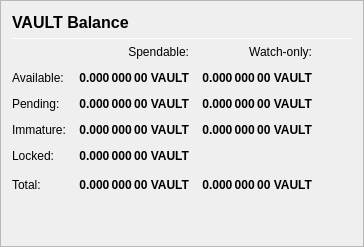
                   <widget class="QFrame" name="frame_Balances">
                    <property name="frameShape">
                     <enum>QFrame::StyledPanel</enum>
                    </property>
                    <property name="frameShadow">
                     <enum>QFrame::Raised</enum>
                    </property>
                    <layout class="QVBoxLayout" name="verticalLayout_4">
                     <item>
                      <layout class="QHBoxLayout" name="horizontalLayout_4">
                       <item>
                        <widget class="QLabel" name="label_5">
                         <property name="minimumSize">
                          <size>
                           <width>0</width>
                           <height>20</height>
                          </size>
                         </property>
                         <property name="font">
                          <font>
                           <pointsize>12</pointsize>
                           <weight>75</weight>
                           <bold>true</bold>
                          </font>
                         </property>
                         <property name="text">
                          <string>VAULT Balance</string>
                         </property>
                        </widget>
                       </item>
                       <item>
                        <spacer name="horizontalSpacer_3">
                         <property name="orientation">
                          <enum>Qt::Horizontal</enum>
                         </property>
                         <property name="sizeHint" stdset="0">
                          <size>
                           <width>40</width>
                           <height>20</height>
                          </size>
                         </property>
                        </spacer>
                       </item>
                      </layout>
                     </item>
                     <item>
                      <widget class="Line" name="line_Balance">
                       <property name="minimumSize">
                        <size>
                         <width>0</width>
                         <height>1</height>
                        </size>
                       </property>
                       <property name="maximumSize">
                        <size>
                         <width>16777215</width>
                         <height>1</height>
                        </size>
                       </property>
                       <property name="orientation">
                        <enum>Qt::Horizontal</enum>
                       </property>
                      </widget>
                     </item>
                     <item>
                      <layout class="QGridLayout" name="gridLayout">
                       <property name="spacing">
                        <number>12</number>
                       </property>
                       <item row="0" column="1">
                        <widget class="QLabel" name="labelSpendable">
                         <property name="text">
                          <string>Spendable:</string>
                         </property>
                         <property name="alignment">
                          <set>Qt::AlignRight|Qt::AlignTrailing|Qt::AlignVCenter</set>
                         </property>
                        </widget>
                       </item>
                       <item row="0" column="2">
                        <widget class="QLabel" name="labelWatchonly">
                         <property name="text">
                          <string>Watch-only:</string>
                         </property>
                         <property name="alignment">
                          <set>Qt::AlignRight|Qt::AlignTrailing|Qt::AlignVCenter</set>
                         </property>
                        </widget>
                       </item>
                       <item row="1" column="0">
                        <widget class="QLabel" name="labelBalanceText">
                         <property name="text">
                          <string>Available:</string>
                         </property>
                        </widget>
                       </item>
                       <item row="1" column="1">
                        <widget class="QLabel" name="labelBalance">
                         <property name="font">
                          <font>
                           <weight>75</weight>
                           <bold>true</bold>
                          </font>
                         </property>
                         <property name="cursor">
                          <cursorShape>IBeamCursor</cursorShape>
                         </property>
                         <property name="toolTip">
                          <string>Your current spendable balance</string>
                         </property>
                         <property name="text">
                          <string notr="true">0.000 000 00 VAULT</string>
                         </property>
                         <property name="alignment">
                          <set>Qt::AlignRight|Qt::AlignTrailing|Qt::AlignVCenter</set>
                         </property>
                         <property name="textInteractionFlags">
                          <set>Qt::LinksAccessibleByMouse|Qt::TextSelectableByKeyboard|Qt::TextSelectableByMouse</set>
                         </property>
                        </widget>
                       </item>
                       <item row="1" column="2">
                        <widget class="QLabel" name="labelWatchAvailable">
                         <property name="font">
                          <font>
                           <weight>75</weight>
                           <bold>true</bold>
                          </font>
                         </property>
                         <property name="cursor">
                          <cursorShape>IBeamCursor</cursorShape>
                         </property>
                         <property name="toolTip">
                          <string>Your current balance in watch-only addresses</string>
                         </property>
                         <property name="text">
                          <string notr="true">0.000 000 00 VAULT</string>
                         </property>
                         <property name="alignment">
                          <set>Qt::AlignRight|Qt::AlignTrailing|Qt::AlignVCenter</set>
                         </property>
                         <property name="textInteractionFlags">
                          <set>Qt::LinksAccessibleByMouse|Qt::TextSelectableByKeyboard|Qt::TextSelectableByMouse</set>
                         </property>
                        </widget>
                       </item>
                       <item row="2" column="0">
                        <widget class="QLabel" name="labelPendingText">
                         <property name="text">
                          <string>Pending:</string>
                         </property>
                        </widget>
                       </item>
                       <item row="2" column="1">
                        <widget class="QLabel" name="labelUnconfirmed">
                         <property name="font">
                          <font>
                           <weight>75</weight>
                           <bold>true</bold>
                          </font>
                         </property>
                         <property name="cursor">
                          <cursorShape>IBeamCursor</cursorShape>
                         </property>
                         <property name="toolTip">
                          <string>Total of transactions that have yet to be confirmed, and do not yet count toward the spendable balance</string>
                         </property>
                         <property name="text">
                          <string notr="true">0.000 000 00 VAULT</string>
                         </property>
                         <property name="alignment">
                          <set>Qt::AlignRight|Qt::AlignTrailing|Qt::AlignVCenter</set>
                         </property>
                         <property name="textInteractionFlags">
                          <set>Qt::LinksAccessibleByMouse|Qt::TextSelectableByKeyboard|Qt::TextSelectableByMouse</set>
                         </property>
                        </widget>
                       </item>
                       <item row="2" column="2">
                        <widget class="QLabel" name="labelWatchPending">
                         <property name="font">
                          <font>
                           <weight>75</weight>
                           <bold>true</bold>
                          </font>
                         </property>
                         <property name="cursor">
                          <cursorShape>IBeamCursor</cursorShape>
                         </property>
                         <property name="toolTip">
                          <string>Unconfirmed transactions to watch-only addresses</string>
                         </property>
                         <property name="text">
                          <string notr="true">0.000 000 00 VAULT</string>
                         </property>
                         <property name="alignment">
                          <set>Qt::AlignRight|Qt::AlignTrailing|Qt::AlignVCenter</set>
                         </property>
                         <property name="textInteractionFlags">
                          <set>Qt::LinksAccessibleByMouse|Qt::TextSelectableByKeyboard|Qt::TextSelectableByMouse</set>
                         </property>
                        </widget>
                       </item>
                       <item row="3" column="0">
                        <widget class="QLabel" name="labelImmatureText">
                         <property name="text">
                          <string>Immature:</string>
                         </property>
                        </widget>
                       </item>
                       <item row="3" column="1">
                        <widget class="QLabel" name="labelImmature">
                         <property name="font">
                          <font>
                           <weight>75</weight>
                           <bold>true</bold>
                          </font>
                         </property>
                         <property name="cursor">
                          <cursorShape>IBeamCursor</cursorShape>
                         </property>
                         <property name="toolTip">
                          <string>Staked or masternode rewards that has not yet matured</string>
                         </property>
                         <property name="text">
                          <string notr="true">0.000 000 00 VAULT</string>
                         </property>
                         <property name="alignment">
                          <set>Qt::AlignRight|Qt::AlignTrailing|Qt::AlignVCenter</set>
                         </property>
                         <property name="textInteractionFlags">
                          <set>Qt::LinksAccessibleByMouse|Qt::TextSelectableByKeyboard|Qt::TextSelectableByMouse</set>
                         </property>
                        </widget>
                       </item>
                       <item row="3" column="2">
                        <widget class="QLabel" name="labelWatchImmature">
                         <property name="font">
                          <font>
                           <weight>75</weight>
                           <bold>true</bold>
                          </font>
                         </property>
                         <property name="cursor">
                          <cursorShape>IBeamCursor</cursorShape>
                         </property>
                         <property name="toolTip">
                          <string>Staked or masternode rewards in watch-only addresses that has not yet matured</string>
                         </property>
                         <property name="text">
                          <string notr="true">0.000 000 00 VAULT</string>
                         </property>
                         <property name="alignment">
                          <set>Qt::AlignRight|Qt::AlignTrailing|Qt::AlignVCenter</set>
                         </property>
                         <property name="textInteractionFlags">
                          <set>Qt::LinksAccessibleByMouse|Qt::TextSelectableByKeyboard|Qt::TextSelectableByMouse</set>
                         </property>
                        </widget>
                       </item>
                       <item row="4" column="0">
                        <widget class="QLabel" name="labelLockedBalanceText">
                         <property name="toolTip">
                          <string>Locked VAULT or Masternode collaterals. These are excluded from zVAULT minting.</string>
                         </property>
                         <property name="text">
                          <string>Locked:</string>
                         </property>
                        </widget>
                       </item>
                       <item row="4" column="1">
                        <widget class="QLabel" name="labelLockedBalance">
                         <property name="font">
                          <font>
                           <weight>75</weight>
                           <bold>true</bold>
                          </font>
                         </property>
                         <property name="cursor">
                          <cursorShape>IBeamCursor</cursorShape>
                         </property>
                         <property name="toolTip">
                          <string>Locked VAULT or Masternode collaterals. These are excluded from zVAULT minting.</string>
                         </property>
                         <property name="text">
                          <string notr="true">0.000 000 00 VAULT</string>
                         </property>
                         <property name="alignment">
                          <set>Qt::AlignRight|Qt::AlignTrailing|Qt::AlignVCenter</set>
                         </property>
                         <property name="textInteractionFlags">
                          <set>Qt::LinksAccessibleByMouse|Qt::TextSelectableByKeyboard|Qt::TextSelectableByMouse</set>
                         </property>
                        </widget>
                       </item>
                       <item row="5" column="0">
                        <widget class="QLabel" name="labelTotalText">
                         <property name="toolTip">
                          <string>Your current VAULT balance, unconfirmed and immature transactions included</string>
                         </property>
                         <property name="text">
                          <string>Total:</string>
                         </property>
                        </widget>
                       </item>
                       <item row="5" column="1">
                        <widget class="QLabel" name="labelTotal">
                         <property name="font">
                          <font>
                           <weight>75</weight>
                           <bold>true</bold>
                          </font>
                         </property>
                         <property name="cursor">
                          <cursorShape>IBeamCursor</cursorShape>
                         </property>
                         <property name="toolTip">
                          <string>Your current VAULT balance, unconfirmed and immature transactions included</string>
                         </property>
                         <property name="text">
                          <string notr="true">0.000 000 00 VAULT</string>
                         </property>
                         <property name="alignment">
                          <set>Qt::AlignRight|Qt::AlignTrailing|Qt::AlignVCenter</set>
                         </property>
                         <property name="textInteractionFlags">
                          <set>Qt::LinksAccessibleByMouse|Qt::TextSelectableByKeyboard|Qt::TextSelectableByMouse</set>
                         </property>
                        </widget>
                       </item>
                       <item row="5" column="2">
                        <widget class="QLabel" name="labelWatchTotal">
                         <property name="font">
                          <font>
                           <weight>75</weight>
                           <bold>true</bold>
                          </font>
                         </property>
                         <property name="cursor">
                          <cursorShape>IBeamCursor</cursorShape>
                         </property>
                         <property name="toolTip">
                          <string>Current total balance in watch-only addresses</string>
                         </property>
                         <property name="text">
                          <string notr="true">0.000 000 00 VAULT</string>
                         </property>
                         <property name="alignment">
                          <set>Qt::AlignRight|Qt::AlignTrailing|Qt::AlignVCenter</set>
                         </property>
                         <property name="textInteractionFlags">
                          <set>Qt::LinksAccessibleByMouse|Qt::TextSelectableByKeyboard|Qt::TextSelectableByMouse</set>
                         </property>
                        </widget>
                       </item>
                       <item row="5" column="3">
                        <spacer name="horizontalSpacer_9">
                         <property name="orientation">
                          <enum>Qt::Horizontal</enum>
                         </property>
                         <property name="sizeHint" stdset="0">
                          <size>
                           <width>40</width>
                           <height>20</height>
                          </size>
                         </property>
                        </spacer>
                       </item>
                      </layout>
                     </item>
                     <item>
                      <spacer name="verticalSpacer_3">
                       <property name="orientation">
                        <enum>Qt::Vertical</enum>
                       </property>
                       <property name="sizeHint" stdset="0">
                        <size>
                         <width>20</width>
                         <height>40</height>
                        </size>
                       </property>
                      </spacer>
                     </item>
                    </layout>
                   </widget>
